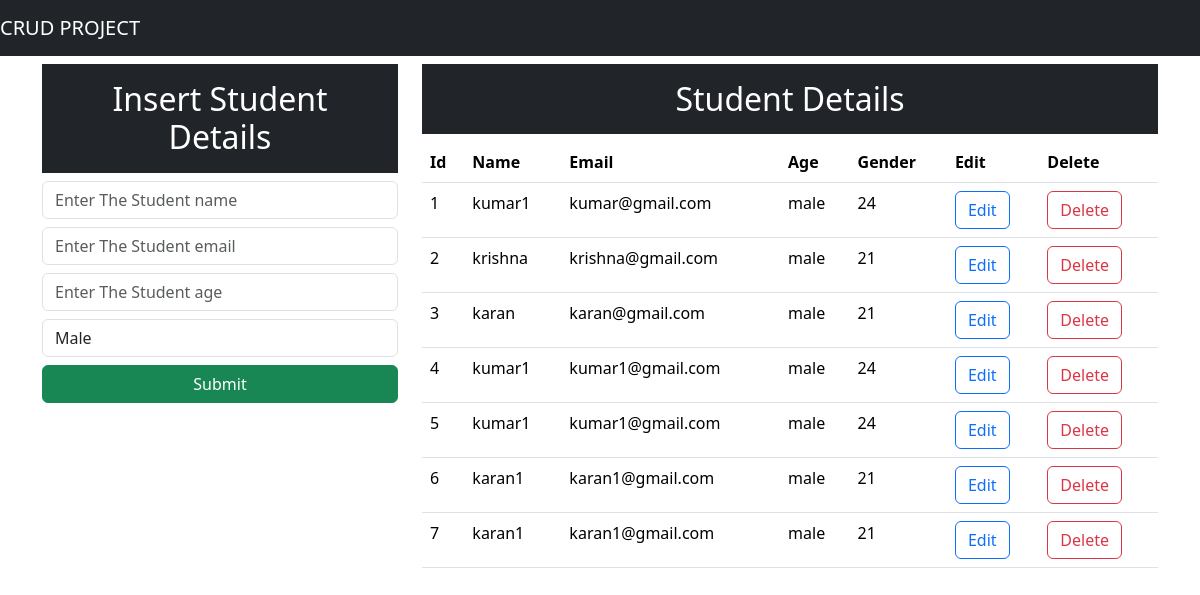
The page / on the database its author committed.
### app/models.py (models this page shows)
class Student(models.Model):
    name=models.CharField(max_length=25)
    email=models.CharField(max_length=25)
    age=models.CharField(max_length=25)
    gender=models.CharField(max_length=25)

### app/views.py (the view)
# urls.py: path('',views.index),
def index(request):
    data=Student.objects.all()
    return render(request,'app/index.html',{'data':data})

### app/templates/app/index.html (shortened to what this page needs)
<!DOCTYPE html>
<html lang="en">
<head>
    <link href="https://cdn.jsdelivr.net/npm/bootstrap@5.3.6/dist/css/bootstrap.min.css" rel="stylesheet">
</head>
<body>
    <nav class="navbar navbar-expand-lg  navbar-dark bg-dark">
    <a class="navbar-brand" href="#">CRUD PROJECT</a>
    </nav>
    <div class="container mt-2">
        <div class="row">
            <div class="col-md-4">
                <h2 class="text-white bg-dark text-center p-3">Insert Student Details</h2>
                <form action="/insert" method="post">{% csrf_token %}
                    <div class="form-group">
                        <input type="text" class="form-control" placeholder="Enter The Student name" name="name" required>
                    </div>
                    <div class="form-group">
                        <input type="text" class="form-control mt-2" placeholder="Enter The Student email" name="email" required>
                    </div>
                    <div class="form-group">
                        <input type="text" class="form-control mt-2" placeholder="Enter The Student age" name="age" required>
                    </div>
                    <div class="form-group">
                        <select name="gender" class="form-control mt-2" id="gender">
                            <option value="male">Male</option>
                        </select>
                    </div>
                    <div class="mt-2">
                        <button class="btn btn-success w-100">Submit</button>
                    </div>
                </form>
            </div>
                <div class="col-md-8">
                    <h2 class="text-center text-white bg-dark p-3">Student Details</h2>
                    <table class="table">
                        <thead>
                            <tr>
                                <th>Id</th>
                                <th>Name</th>
                                <th>Email</th>
                                <th>Age</th>
                                <th>Gender</th>
                                <th>Edit</th>
                                <th>Delete</th>
                            </tr>
                        </thead>
                        <tbody>
                            {% for d in data %}
                            <tr>
                                <td>{{d.id}}</td>
                                <td>{{d.name}}</td>
                                <td>{{d.email}}</td>
                                <td>{{d.gender}}</td>
                                <td>{{d.age}}</td>
                                <td><a button  href="/update/{{d.id}}" class="btn btn-outline-primary">Edit</a></button></td>
                                <td><a><button class="btn btn-outline-danger">Delete</a></button></td>
                            </tr>
                            {% endfor %}
                        </tbody>
                    </table>
                </div>
            </div>
        </div>
</body>
</html>

### rows shown on the page
Student: id "1", name "kumar1", email "kumar@gmail.com", gender "male", age "24"
Student: id "2", name "krishna", email "krishna@gmail.com", gender "male", age "21"
Student: id "3", name "karan", email "karan@gmail.com", gender "male", age "21"
Student: id "4", name "kumar1", email "kumar1@gmail.com", gender "male", age "24"
Student: id "5", name "kumar1", email "kumar1@gmail.com", gender "male", age "24"
Student: id "6", name "karan1", email "karan1@gmail.com", gender "male", age "21"
Student: id "7", name "karan1", email "karan1@gmail.com", gender "male", age "21"
